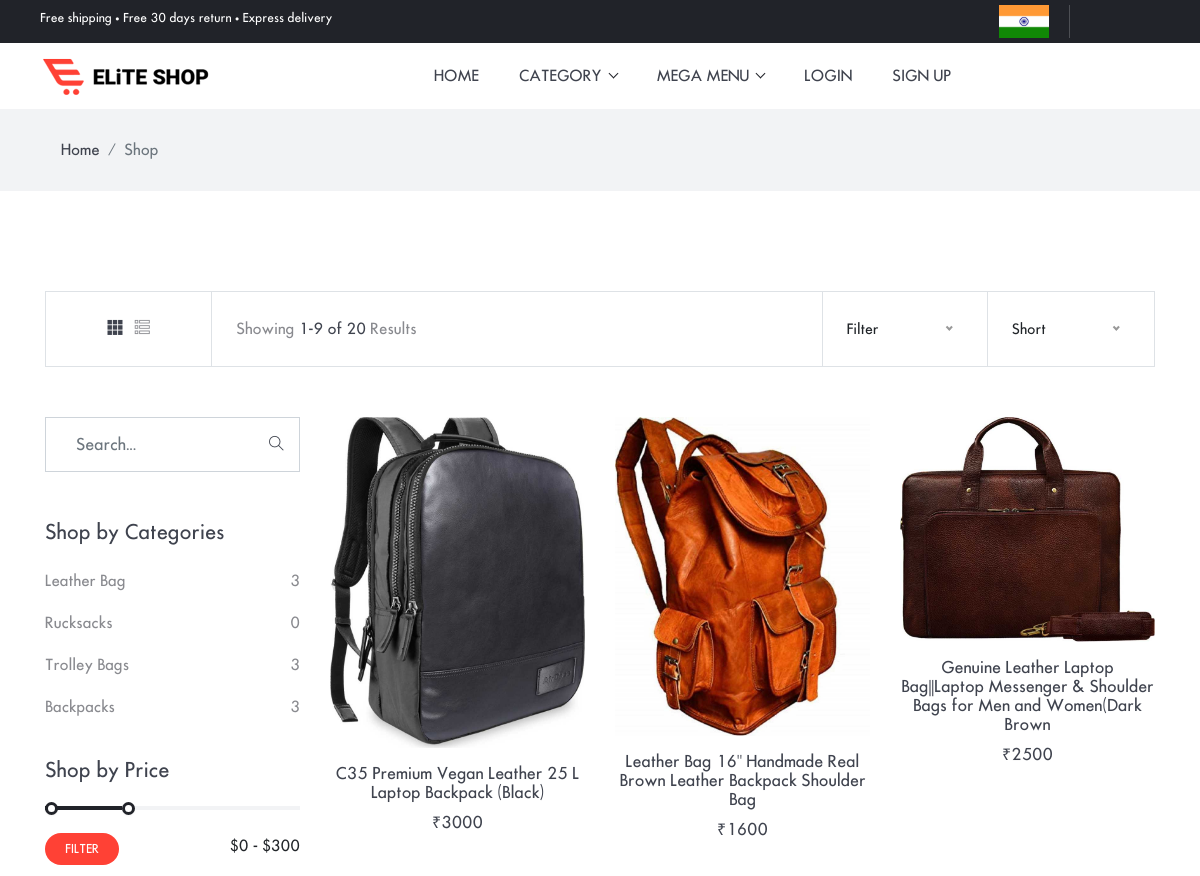
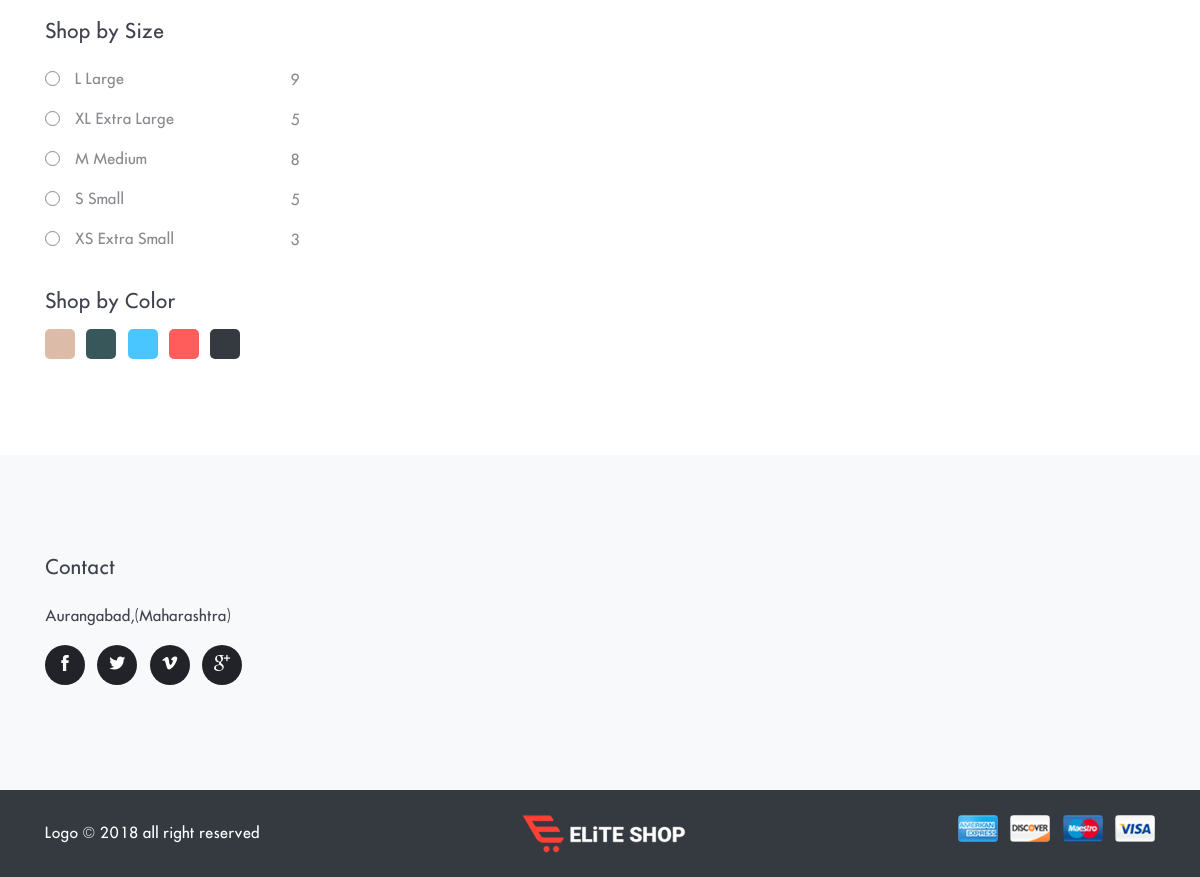
The app's page /mega/1 with its own data (2 pictures, top to bottom).
### shopping/models.py (models this page shows, shortened)
class Subcategory(models.Model):
    cat=models.ForeignKey(Category,on_delete=models.CASCADE,null=True)
    name = models.CharField(max_length=100, null=True)

class Product(models.Model):
    Subcat = models.ForeignKey(Subcategory, on_delete=models.CASCADE, null=True)
    name = models.CharField(max_length=100,null=True)
    price = models.IntegerField(null=True)
    stock = models.IntegerField(null=True)
    img1 =models.FileField(null=True)
    img2 = models.FileField(null=True)
    img3 = models.FileField(null=True)
    des=models.TextField(null=True)
    rate=models.IntegerField(null=True)
    size=models.CharField(max_length=100,null=True,blank=True)

### shopping/views.py (the view)
# urls.py: path('mega/<int:sid>',mega,name='meg'),
def mega(request,sid):
    subcatdata=Subcategory.objects.get(id=sid)
    pro=Product.objects.filter(Subcat=subcatdata)
    paginator=Paginator(pro,3)
    page=request.GET.get('page',1)
    try:
        products=paginator.page(page)
    except PageNotAnInteger:
        products=paginator.page(1)
    except EmptyPage:
        products=paginator.page(paginator.num_pages)
    othersubcat=Subcategory.objects.filter(cat=subcatdata.cat)[:4]
    d = {"allcat": allcat,"allpro":products,"othersub":othersubcat,'mycart':mycartdata(request.user)}
    return render(request,'shop.html',d)

### shopping/views.py (called while the page is built)
def allcat():
    allcat = Category.objects.all()
    return allcat

def mycartdata(User=None):
    cartlist = []
    if User.is_authenticated:
        cart=AddToCart.objects.filter(usr=User)[::-1]
        cartlist=cart[:2]
    return cartlist

### shopping/templates/shop.html (shortened to what this page needs)
{%extends 'base.html' %}
{%load static%}
{%block body%}
<div class="main-wrapper">
<nav class="bg-gray py-3">
  <div class="container">
    <ol class="breadcrumb">
      <li class="breadcrumb-item"><a href="index-2.html">Home</a></li>
      <li class="breadcrumb-item active" aria-current="page">Shop</li>
    </ol>
  </div>
</nav>
<section class="section">
  <div class="container">
    <div class="row">
      <div class="col-lg-12 mb-50">
        <div class="d-flex border">
          <div class="flex-basis-15 p-2 p-sm-4 border-right text-center">
              <a class="text-color d-inline-block px-1" href="shop.html"><i class="ti-layout-grid3-alt"></i></a>
              <a class="text-gray d-inline-block px-1" href="shop-list.html"><i class="ti-view-list-alt"></i></a>
          </div>
          <div class="flex-basis-55 p-2 p-sm-4 align-self-sm-center">
            <p class="text-gray mb-0">Showing <span class="text-color">1-9 of 20</span> Results</p>
          </div>
          <div class="flex-basis-15 p-2 p-sm-4 border-right border-left text-center">
          </div>
          <div class="flex-basis-15 p-2 p-sm-4 text-center">
          </div>
        </div>
      </div>
      <div class="col-lg-3">
        <div class="position-relative mb-5">
          <form action="#">
            <input type="search" class="form-control rounded-0" id="search-product" placeholder="Search...">
            <button type="submit" class="search-icon pr-3 r-0"><i class="ti-search text-color"></i></button>
          </form>
        </div>
        <div class="mb-30">
          <h4 class="mb-3">Shop by Categories</h4>
          <ul class="pl-0 shop-list list-unstyled">
            {%for i in othersub%}
            <li>
              <a href="{%url 'meg' i.id%}" class="d-flex py-2 text-gray justify-content-between">
                <span>{{i.name}}</span><span>{{i.product_set.count}}</span>
              </a>
            </li>
            {%endfor%}
          </ul>
        </div>
        <div class="mb-30">
          <h4 class="mb-4">Shop by Price</h4>
          <div class="d-flex justify-content-between">
            <button class="btn btn-sm btn-primary">Filter</button>
            <span class="value">$0 - $300</span>
          </div>
        </div>
        <div class="mb-30">
          <h4 class="mb-3">Shop by Size</h4>
          <form action="#">
            <div class="d-flex justify-content-between custom-checkbox">
              <label class="label">L Large
                <span class="box"></span>
              </label>
              <span class="mt-2">9</span>
            </div>
            <div class="d-flex justify-content-between custom-checkbox">
              <label class="label">XL Extra Large
                <span class="box"></span>
              </label>
              <span class="mt-2">5</span>
            </div>
            <div class="d-flex justify-content-between custom-checkbox">
              <label class="label">M Medium
                <span class="box"></span>
              </label>
              <span class="mt-2">8</span>
            </div>
            <div class="d-flex justify-content-between custom-checkbox">
              <label class="label">S Small
                <span class="box"></span>
              </label>
              <span class="mt-2">5</span>
            </div>
            <div class="d-flex justify-content-between custom-checkbox">
              <label class="label">XS Extra Small
                <span class="box"></span>
              </label>
              <span class="mt-2">3</span>
            </div>
          </form>
        </div>
        <div class="color">
          <h4 class="mb-3">Shop by Color</h4>
          <ul class="list-inline">
            <li class="list-inline-item mr-4">
              <label class="radio">
                <span class="radio-box bg-magenta"></span>
              </label>
            </li>
            <li class="list-inline-item mr-4">
              <label class="radio">
                <span class="radio-box bg-dark-green"></span>
              </label>
            </li>
            <li class="list-inline-item mr-4">
              <label class="radio">
                <span class="radio-box bg-sky-blue"></span>
              </label>
            </li>
            <li class="list-inline-item mr-4">
              <label class="radio">
                <span class="radio-box bg-red"></span>
              </label>
            </li>
            <li class="list-inline-item mr-4">
              <label class="radio">
                <span class="radio-box bg-dark"></span>
              </label>
            </li>
          </ul>
        </div>
      </div>
      <div class="col-lg-9">
        <div class="row">
          {%for i in allpro %}
          <div class="col-lg-4 col-sm-6 mb-4">
              <div class="product text-center">
                <div class="product-thumb">
                  <div class="overflow-hidden position-relative">
                    <a href="{% url 'prod' i.id%}">
                      <img class="img-fluid w-100 mb-3 img-first" src="{{i.img1.url}}" alt="product-img" height="50px" width="50px">
                    </a>
                  </div>
                </div>
                <div class="product-info">
                  <h3 class="h5"><a class="text-color" href="{% url 'prod' i.id%}">{{i.name}}</a></h3>
                  <span class="h5">&#8377;{{i.price}}</span>
                </div>
              </div>
            </div>
          {%endfor%}
          <div class="col-12 mt-5">
          </div>
        </div>
      </div>
    </div>
  </div>
</section>
  {%endblock%}

### shopping/templates/base.html (shortened to what this page needs)
<!DOCTYPE html>
<html lang="zxx">
<head>
  {% load static %}
  <link rel="stylesheet" href="{% static 'plugins/bootstrap/bootstrap.min.css' %}">
  <link rel="stylesheet" href="{% static 'plugins/themify-icons/themify-icons.css' %}">
  <link rel="stylesheet" href="{% static 'plugins/slick/slick.css' %}">
  <link rel="stylesheet" href="{% static 'plugins/venobox/venobox.css' %}">
  <link rel="stylesheet" href="{% static 'plugins/animate/animate.css' %}">
  <link rel="stylesheet" href="{% static 'plugins/aos/aos.css' %}">
  <link rel="stylesheet" href="{% static 'plugins/bootstrap-touchspin-master/jquery.bootstrap-touchspin.min.css' %}">
  <link rel="stylesheet" href="{% static 'plugins/nice-select/nice-select.css' %}">
  <link rel="stylesheet" href="{% static 'plugins/bootstrap-slider/bootstrap-slider.min.css' %}">
  <link href="{% static 'css/style.css' %}" rel="stylesheet">
</head>
<body>
<header>
  <div class="top-header">
    <div class="row">
      <div class="col-lg-6 text-center text-lg-left">
        <p class="text-white mb-lg-0 mb-1">Free shipping • Free 30 days return • Express delivery</p>
      </div>
      <div class="col-lg-6 text-center text-lg-right">
        <ul class="list-inline">
          <li class="list-inline-item"><img  length="20px" width="50px" src="{% static 'images/india-flag.jpg' %}" alt="flag"></li>
        </ul>
      </div>
    </div>
  </div>
</header>
<nav class="navbar navbar-expand-lg navbar-light bg-white w-100" id="navbar">
  <a class="navbar-brand order-2 order-lg-1" href="{% url 'home'%}"><img class="img-fluid" src="{% static 'images/logo.png' %}" alt="logo"></a>
  <div class="collapse navbar-collapse order-1 order-lg-2" id="navbarSupportedContent">
    <ul class="navbar-nav mx-auto">
      <li class="nav-item">
        <a class="nav-link" href="{% url 'home'%}">home</a>
      </li>
      <li class="nav-item dropdown view">
        <a class="nav-link dropdown-toggle" href="shop.html" role="button" data-toggle="dropdown" aria-haspopup="true"
          aria-expanded="false">
          Category
        </a>
      </li>
      <li class="nav-item dropdown mega-dropdown">
        <a class="nav-link dropdown-toggle" href="#" role="button" data-toggle="dropdown" aria-haspopup="true"
          aria-expanded="false">
          Mega Menu
        </a>
      </li>
      {%if not request.user.is_authenticated%}
        <li class="nav-item">
        <a class="nav-link" href="{% url 'login' %}">Login</a>
      </li>
        <li class="nav-item">
        <a class="nav-link" href="{% url 'sign' %}">Sign Up</a>
      </li>
      {%else%}
      <li class="nav-item">
        <a class="nav-link" href="{% url 'ou' %}">Log Out</a>
      </li>
      {%endif%}
    </ul>
  </div>
</nav>
{%block body%}
{%endblock%}
<footer class="bg-light">
  <div class="section">
    <div class="container">
      <div class="row">
        <div class="col-md-3 col-sm-6 mb-5 mb-md-0 text-center text-sm-left">
          <h4 class="mb-4">Contact</h4>
          <p>Aurangabad,(Maharashtra)</p>
          <ul class="list-inline social-icons">
            <li class="list-inline-item"><a href="#"><i class="ti-facebook"></i></a></li>
            <li class="list-inline-item"><a href="#"><i class="ti-twitter-alt"></i></a></li>
            <li class="list-inline-item"><a href="#"><i class="ti-vimeo-alt"></i></a></li>
            <li class="list-inline-item"><a href="#"><i class="ti-google"></i></a></li>
          </ul>
        </div>
      </div>
    </div>
  </div>
  <div class="bg-dark py-4">
    <div class="container">
      <div class="row">
        <div class="col-md-5 text-center text-md-left mb-4 mb-md-0 align-self-center">
          <p class="text-white mb-0">Logo &copy; 2018 all right reserved</p>
        </div>
        <div class="col-md-2 text-center text-md-left mb-4 mb-md-0">
          <img src="{% static 'images/logo-alt.png' %}" alt="logo">
        </div>
        <div class="col-md-5 text-center text-md-right mb-4 mb-md-0">
          <ul class="list-inline">
            <li class="list-inline-item"><img class="img-fluid rounded atm-card-img" src="{% static 'images/payment-card/card-1.jpg' %}" alt="card"></li>
            <li class="list-inline-item"><img class="img-fluid rounded atm-card-img" src="{% static 'images/payment-card/card-2.jpg' %}" alt="card"></li>
            <li class="list-inline-item"><img class="img-fluid rounded atm-card-img" src="{% static 'images/payment-card/card-3.jpg' %}" alt="card"></li>
            <li class="list-inline-item"><img class="img-fluid rounded atm-card-img" src="{% static 'images/payment-card/card-4.jpg' %}" alt="card"></li>
          </ul>
        </div>
      </div>
    </div>
  </div>
</footer>
</div>
</body>
</html>

### static/css/style.css (style rules this page uses)
body { line-height: 26px; font-family: "futura_icgregular"; font-weight: 400; -webkit-font-smoothing: antialiased; font-size: 15px; }
p, .paragraph { font-weight: 400; color: #3f434e; font-size: 15px; line-height: 26px; font-family: "futura_icgregular"; }
h1, h2, h3, h4, h5, h6, .h1, .h2, .h3, .h4, .h5, .h6 { color: #3f434e; font-family: "futura_icgregular"; font-weight: 400; }
h3, .h3 { font-size: 26px; }
h4, .h4 { font-size: 20px; }
h5, .h5 { font-size: 16px; }
.btn { font-size: 15px; font-family: "futura_icgregular"; text-transform: uppercase; padding: 16.5px 45px; font-weight: 400; border: 0; border-radius: 40px; position: relative; transition: .2s ease; }
.btn-primary { background: #ff4135; color: #fff; }
.btn-sm { padding: 7px 20px; font-size: 12px; }
body { background-color: #fff; overflow-x: hidden; }
ol, ul { list-style-type: none; margin: 0px; }
img { vertical-align: middle; border: 0; }
a, a:hover, a:focus { text-decoration: none; }
a, button, select, input, label { cursor: pointer; transition: .2s ease; }
.section { padding-top: 100px; padding-bottom: 100px; }
.breadcrumb { border-radius: 0; background-color: transparent; margin-bottom: 0; }
.breadcrumb-item a { color: #3f434e; }
.bg-gray { background: #f2f3f5; }
.text-gray { color: #898a8f; }
.text-color { color: #3f434e !important; }
.bg-magenta { background-color: #dcbba8; }
.bg-dark-green { background-color: #38575a; }
.bg-sky-blue { background-color: #49c5ff; }
.bg-red { background-color: #ff5c5c; }
.bg-dark { background-color: #3f434e; }
.mb-30 { margin-bottom: 30px !important; }
.mb-50 { margin-bottom: 50px !important; }
.overflow-hidden { overflow: hidden !important; }
.dropdown-toggle::after { display: inline-block; width: 7px; height: 7px; margin-left: .255em; vertical-align: .255em; content: ""; border: 0; border-bottom: 1px solid #212329; border-right: 1px solid #212329; -webkit-transform: rotate(45deg); transform: rotate(45deg); }
.social-icons li { margin-bottom: 5px; }
.social-icons li a { display: inline-block; height: 40px; width: 40px; border-radius: 50%; background: #212329; font-size: 16px; line-height: 40px; text-align: center; color: #fff; transition: .2s ease; }
.top-header { padding: 5px 40px; background: #212329; }
.top-header p { font-size: 12px; }
.top-header ul li { margin: 0; border-right: 1px solid #4d4f54; padding: 0 20px; position: relative; }
.top-header ul li:not(:last-child) { margin-right: 0; }
.search-icon { position: absolute; right: 40px; top: 50%; -webkit-transform: translateY(-50%); transform: translateY(-50%); background: transparent; border: 0; padding: 10px; color: #fff; }
.navbar { padding: 0 40px; }
.navbar-brand { z-index: 1; }
.navbar-nav { z-index: 1; }
.navbar .nav-item .nav-link { text-transform: uppercase; font-size: 15px; padding: 20px; display: inline-block; }
.navbar .dropdown.mega-dropdown { position: static; }
.navbar-light .navbar-nav .nav-link { color: #3f434e; transition: .2s ease; }
.product { position: relative; overflow: hidden; }
.product .img-first { -webkit-transform: scale(1); transform: scale(1); opacity: 1; transition: .2s linear; }
.form-control { border-radius: 40px; padding: 0 30px; height: 55px; width: 100%; }
.atm-card-img { max-width: 40px; }
.flex-basis-15 { flex-basis: 15%; }
.flex-basis-55 { flex-basis: 55%; }
.r-0 { right: 0; }
.custom-checkbox { color: #898a8f; cursor: pointer; }
.custom-checkbox label { cursor: pointer; }
.label { display: block; padding: 7px 0px 7px 30px; position: relative; width: 100%; margin-bottom: 0; }
.box { height: 15px; width: 15px; border-radius: 50%; background: transparent; border: 1px solid #898a8f; position: absolute; top: 12px; left: 0; }
.box::before { position: absolute; content: ""; height: 9px; width: 9px; border-radius: 50%; background: #3f434e; top: 2px; left: 2px; display: none; }
.radio { display: block; position: relative; }
.radio-box { height: 30px; width: 30px; position: absolute; top: 0; left: 0; border-radius: 5px; cursor: pointer; }
label { margin-bottom: 0; }

### records on screen
Subcategory: name "Leather Bag", product_set.count "3"
Subcategory: name "Rucksacks", product_set.count "0"
Subcategory: name "Trolley Bags", product_set.count "3"
Subcategory: name "Backpacks", product_set.count "3"
Product: img1 (picture), name "C35 Premium Vegan Leather 25 L Laptop Backpack (Black)", price "3000"
Product: img1 (picture), name "Leather Bag 16'' Handmade Real Brown Leather Backpack Shoulder Bag", price "1600"
Product: img1 (picture), name "Genuine Leather Laptop Bag||Laptop Messenger & Shoulder Bags for Men and Women(Dark Brown", price "2500"
